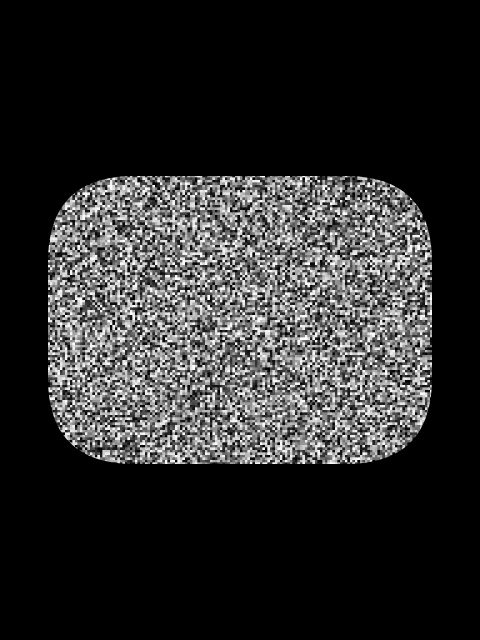
Frame 1 (no input)
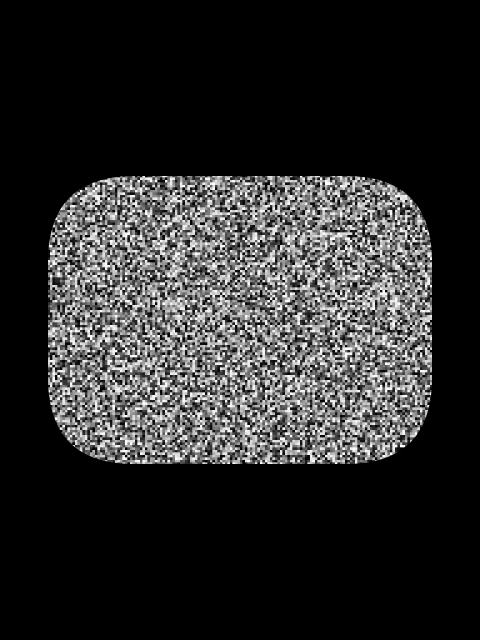
Frame 2 (the mouse pressed at the canvas centre, redrawn once)

The Processing sketch that drew these frames (run headless with seeded random() and noise(); the mouse was pressed at the canvas centre and the sketch redrawn once):

// Processing sketch: poltergeist
// ── poltergeist.pde
// Manuale di Programmazione Cinematografica
// Daniele Olmisani, 2019

// Poltergeist (1982)


final color PAPER = color(0);
final color INK = color(255);

final float TV_RATIO = 4.0 / 3.0;
final float TV_HEIGHT = 0.6;
final float TV_WIDTH = TV_HEIGHT * TV_RATIO;
final float TV_CORNER = 0.3 * TV_HEIGHT;
final float TV_RESOLUTION = 2.5;


void setup() {
  size(480, 640);
  noLoop();
}


void draw() {
  
  final float S =  min(width, height);
  final float U = 0.002;
  
  background(PAPER);
  
  PGraphics m = createGraphics(width, height);
  PGraphics s = createGraphics(width, height);
  
  m.beginDraw();
  
  m.translate(0.5*width, 0.5*height);
  m.scale(S);
   
  m.background(PAPER);
  m.fill(INK);
  m.noStroke();
  
  m.rectMode(CENTER);
  m.rect(0, 0, TV_WIDTH, TV_HEIGHT, TV_CORNER);
 
  m.endDraw();
  
  s.beginDraw();
  
  s.noStroke();
  for (float x=0; x<width; x+=TV_RESOLUTION) {
    for (float y=0; y<height; y+=TV_RESOLUTION) {
      s.fill(random(256));
      s.rect(x, y, TV_RESOLUTION, TV_RESOLUTION);  
    }
  }
  
  s.endDraw();
  
  s.mask(m);
  image(s, 0, 0);
  
  save("poltergeist.png");
}
